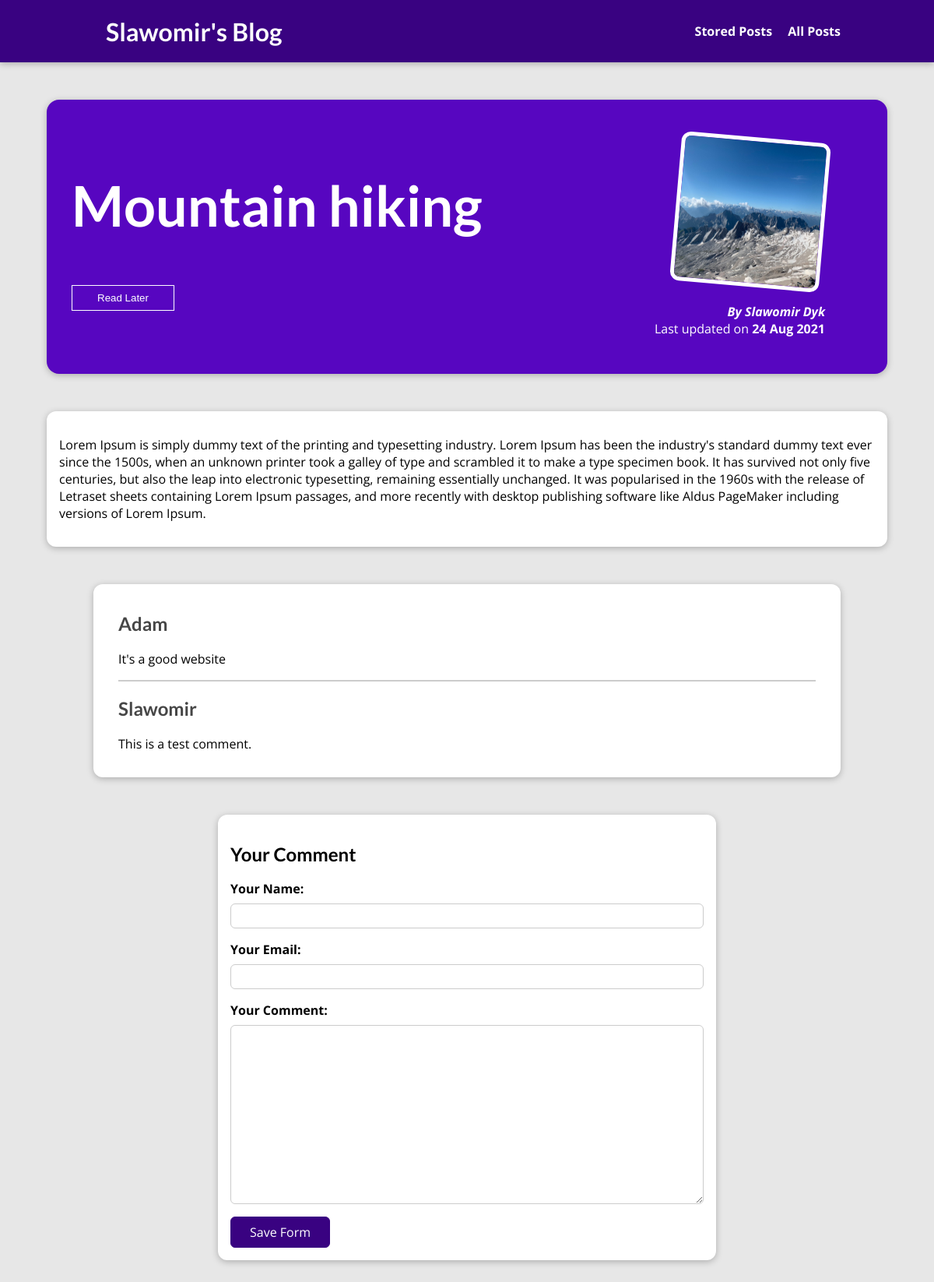
Page /post/mountain-hiking on the committed database.
### blog/models.py (models this page shows, shortened)
class Post(models.Model):
    title = models.CharField(max_length=50)
    excerpt = models.CharField(max_length=200)
    image = models.ImageField(upload_to=post_image_path, null=True)
    date = models.DateField(auto_now=True)
    slug = models.SlugField(unique=True, db_index=True)
    content = models.TextField(validators=[MinLengthValidator(10)])
    author = models.ForeignKey(
        Author, on_delete=models.SET_NULL, null=True, related_name="posts")
    tags = models.ManyToManyField(Tag)

class Author(models.Model):
    first_name = models.CharField(max_length=100)
    last_name = models.CharField(max_length=100)
    email_address = models.EmailField(null=True)
    def full_name(self):
        return f"{self.first_name} {self.last_name}"
    def __str__(self):
        return self.full_name()

class Comment(models.Model):
    user_name = models.CharField(max_length=120)
    user_email = models.EmailField()
    text = models.TextField(max_length=400)
    post = models.ForeignKey(
        Post, on_delete=models.CASCADE, related_name="comments")

### blog/views.py (the view, shortened to what this page needs)
# urls.py: path("post/<slug:slug>", views.SinglePostView.as_view(), name="post-detail-page"),
class SinglePostView(View):
    def get(self, request, slug):
        post = Post.objects.get(slug=slug)
        context = {
            "post": post,
            "post_tag": post.tags.all(),
            "comment_form": CommnetForm(),
            "comments": post.comments.all().order_by("-id")
        }
        return render(request, "blog/post-detail.html", context)

### blog/forms.py
class CommnetForm(forms.ModelForm):
    class Meta:
        model = Comment
        exclude = ["post"]
        labels = {
            "user_name": "Your Name",
            "user_email": "Your Email",
            "text": "Your Comment"
        }

### blog/templates/blog/post-detail.html (shortened to what this page needs)
{% extends "base.html" %}
{% load static %}
{% block css_files %}
<link rel="stylesheet" href="{% static 'blog/post-detail.css' %}">
{% endblock %}
{% block content %}
<section id="summary">
  <h2>{{ post.title }}</h2>
  <div id="read-later">
    <form method="POST" action="{% url 'read-later' %}">
      <button>Read Later</button>
    </form>
  </div>
  <article>
    <img src="{{ post.image.url }}" alt="{{ post.title }}"/>
    <address>By {{ post.author }} </address>
    <div>
      Last updated on <time>{{ post.date|date:"d M Y" }}</time>
    </div>
  </article>
</section>
<main>
  {{ post.content|linebreaks }}
</main>
<section id="comments">
<ul>
  {% for comment in comments %}
  <li>
  <h2>{{ comment.user_name }}</h2>
  <p>{{ comment.text }}</p>
  {% endfor %}
  </li>
</ul>
</section>
<section id="comment-form">
  <h2>Your Comment</h2>
  <form action="{% url 'post-detail-page' post.slug %}" method="POST">
    {% for form_field in comment_form %}
    <div class="form-control">
      {{ form_field.label_tag }}
      {{ form_field }}
    </div>
    {% endfor %}
    <button>Save Form</button>
  </form>
</section>
{% endblock %}

### static/app.css (style rules this page uses)
* { box-sizing: border-box; }
html { font-family: 'Open Sans', 'Lato', sans-serif; }
body { margin: 0; }
h1, h2, h3 { font-family: 'Lato', sans-serif; font-weight: bold; }

### blog/static/blog/post-detail.css (style rules this page uses)
body { background-color: #e7e7e7; }
#summary { margin: 8rem auto 3rem auto; padding: 2rem; width: 90%; max-width: 90rem; border-radius: 16px; background-color: #5706c0; position: relative; box-shadow: 0 2px 8px rgba(0, 0, 0, 0.25); height: 22rem; }
#summary h2 { color: white; font-size: 4.5rem; }
#summary article { position: absolute; top: 2rem; right: 3rem; padding: 1rem 2rem; border-radius: 12px; text-align: right; color: white; }
#summary article img { width: 12rem; height: 12rem; border-radius: 12px; transform: rotateZ(5deg); border: 5px solid white; margin-bottom: 1rem; }
#summary address { font-weight: bold; }
#summary time { font-weight: bold; }
#read-later { margin: 2rem 0 }
#read-later button { background-color: transparent; border: 1px solid white; padding: 0.5rem 2rem; color: white; cursor: pointer }
main { width: 90%; max-width: 90rem; margin: 3rem auto; background-color: white; padding: 1rem; border-radius: 12px; box-shadow: 0 2px 8px rgba(0, 0, 0, 0.25); }
#comment-form { margin: 3rem auto; width: 90%; max-width: 40rem; border-radius: 12px; background-color: white; box-shadow: 0 2px 8px rgba(0, 0, 0, 0.25); padding: 1rem; }
#comment-form button { font: inherit; background-color: #390281; color: white; border: 1px solid #390281; padding: 0.5rem 1.5rem; border-radius: 6px; cursor: pointer; }
.form-control { margin-bottom: 1rem; }
.form-control label { font-weight: bold; margin-bottom: 0.5rem; display: block; }
.form-control input, .form-control textarea { display: block; width: 100%; font: inherit; padding: 0.25rem; border-radius: 6px; border: 1px solid #ccc; }
#comments { margin: 3rem auto; width: 90%; max-width: 60rem; border-radius: 12px; background-color: white; box-shadow: 0 2px 8px rgba(0, 0, 0, 0.25); padding: 1rem 2rem; }
#comments ul { list-style: none; margin: 0; padding: 0; }
#comments li { margin-bottom: 1rem; border-bottom: 2px solid #ccc; }
#comments li:last-of-type { border-bottom: none; }
#comments h2 { color: #464646; }

### rows in the picture
Post: title "Mountain hiking", image (picture), author "Slawomir Dyk", date "24 Aug 2021", content "Lorem Ipsum is simply dummy text of the printing and typesetting industry. Lorem Ipsum has been the industry's standard dummy text ever since the 1500s, when an unknown printer took a galley of type and scrambled it to make a type specimen book. It has survived not only five centuries, but also the leap into electronic typesetting, remaining essentially unchanged. It was popularised in the 1960s with the release of Letraset sheets containing Lorem Ipsum passages, and more recently with desktop publishing software like Aldus PageMaker including versions of Lorem Ipsum."
Comment: user_name "Adam", text "It's a good website"
Comment: user_name "Slawomir", text "This is a test comment."
